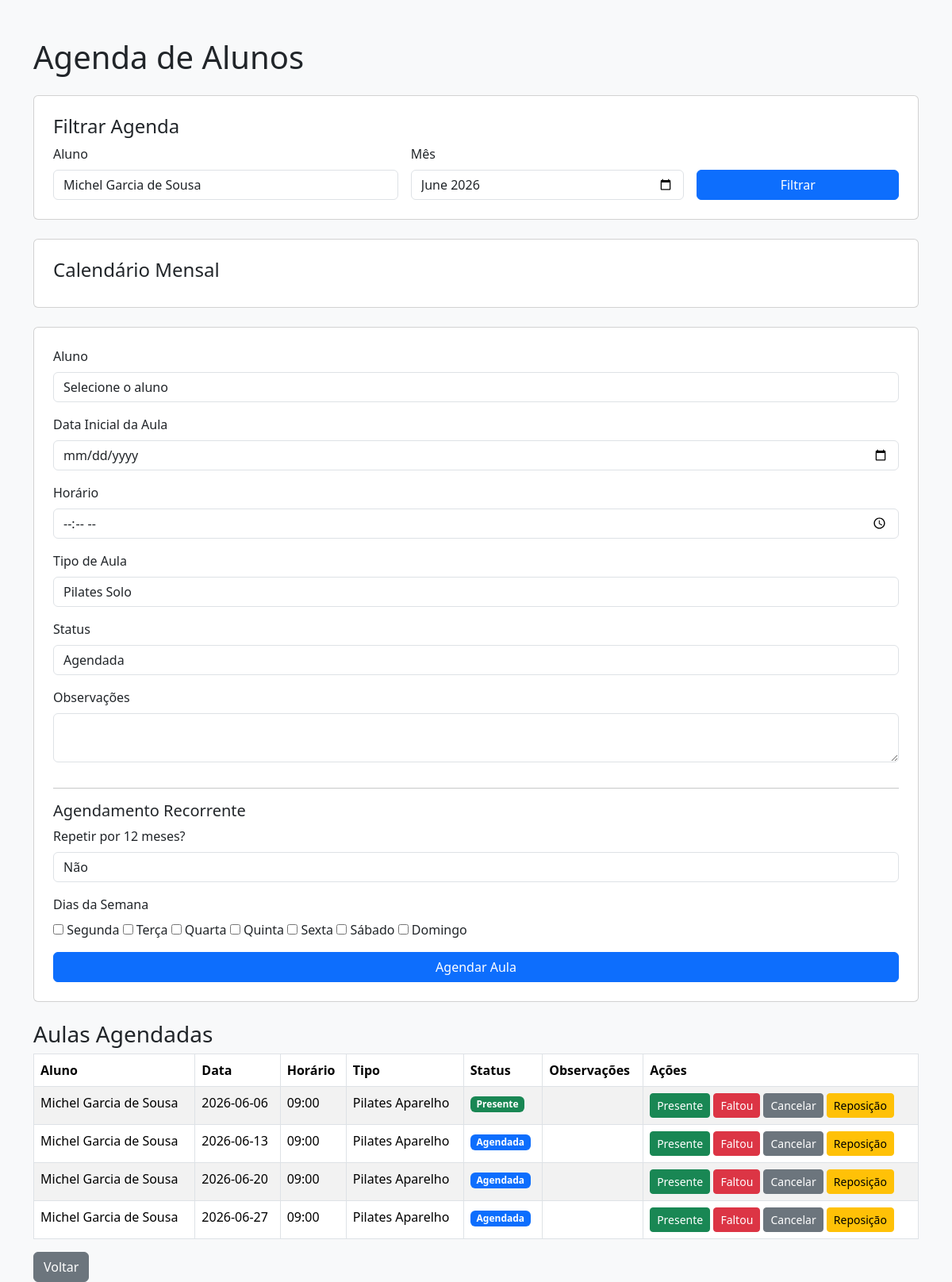
Page /agenda?aluno_id=1 (signed in) on the committed database.
### tables this page shows
CREATE TABLE agenda(
            id INTEGER PRIMARY KEY AUTOINCREMENT,
            aluno_id INTEGER NOT NULL,
            data_aula TEXT NOT NULL, 
            horario TEXT NOT NULL,
            tipo_aula TEXT,
            status TEXT DEFAULT 'Agendada',
            observacoes TEXT,
            FOREIGN KEY (aluno_id) REFERENCES alunos(id)
        );

CREATE TABLE alunos (
                id INTEGER PRIMARY KEY AUTOINCREMENT,
                nome TEXT NOT NULL,
                endereco TEXT, 
                telefone TEXT,
                email TEXT, 
                data_nascimento TEXT,
                observacoes TEXT
            , tipo_plano TEXT, aulas_semana TEXT, dias_horarios TEXT, valor_mensal REAL, dia_vencimento INTEGER, data_inicio TEXT, assinatura TEXT);

### app.py (the view)
@app.route("/agenda")
def agenda():
    if "usuario" not in session:
        return redirect("/")
    aluno_filtro = request.args.get("aluno_id", "")
    mes_filtro = request.args.get("mes", datetime.now().strftime("%Y-%m"))
    conexao = conectar()
    cursor = conexao.cursor()
    cursor.execute("SELECT id, nome FROM alunos ORDER BY nome")
    alunos = cursor.fetchall()
    sql = """
        SELECT agenda.id, alunos.nome, agenda.data_aula, agenda.horario,
               agenda.tipo_aula, agenda.status, agenda.observacoes
        FROM agenda
        JOIN alunos ON alunos.id = agenda.aluno_id
        WHERE agenda.data_aula LIKE ?
    """
    parametros = [mes_filtro + "%"]
    if aluno_filtro:
        sql += " AND agenda.aluno_id = ?"
        parametros.append(aluno_filtro)
    sql += " ORDER BY agenda.data_aula, agenda.horario"
    cursor.execute(sql, parametros)
    aulas = cursor.fetchall()
    eventos_calendario = []
    for aula in aulas:
        eventos_calendario.append({
            "title": f"{aula[1]} - {aula[3]}",
            "start": aula[2],
            "status": aula[5]
        })
    conexao.close()
    return render_template(
        "agenda.html",
        alunos=alunos,
        aulas=aulas,
        eventos_calendario=eventos_calendario,
        aluno_filtro=aluno_filtro,
        mes_filtro=mes_filtro
    )

### app.py (called while the page is built)
def conectar():
    return sqlite3.connect("banco.db")

### templates/agenda.html (shortened to what this page needs)
<!DOCTYPE html>
<html lang="pt-br">
<head>
    <link href="https://cdn.jsdelivr.net/npm/bootstrap@5.3.3/dist/css/bootstrap.min.css" rel="stylesheet">
</head>
<body class="bg-light">
<div class="container mt-5">
    <h1 class="mb-4">Agenda de Alunos</h1>
    <div class="card p-4 mb-4">
        <h4>Filtrar Agenda</h4>
        <form method="GET" action="/agenda" class="row g-3">
            <div class="col-md-5">
                <label class="form-label">Aluno</label>
                <select name="aluno_id" class="form-control">
                    {% for aluno in alunos %}
                        <option value="{{ aluno[0] }}"
                            {% if aluno_filtro and aluno_filtro|int == aluno[0] %}
                                selected
                            {% endif %}
                        >
                            {{ aluno[1] }}
                        </option>
                    {% endfor %}
                </select>
            </div>
            <div class="col-md-4">
                <label class="form-label">Mês</label>
                <input type="month" name="mes" class="form-control" value="{{ mes_filtro }}">
            </div>
            <div class="col-md-3 d-flex align-items-end">
                <button type="submit" class="btn btn-primary w-100">Filtrar</button>
            </div>
        </form>
    </div>
    <div class="card p-4 mb-4">
        <h4>Calendário Mensal</h4>
    </div>
    <form action="/cadastrar_aula" method="POST" class="card p-4 mb-4">
        <div class="mb-3">
            <label class="form-label">Aluno</label>
            <select name="aluno_id" class="form-control" required>
                <option value="">Selecione o aluno</option>
            </select>
        </div>
        <div class="mb-3">
            <label class="form-label">Data Inicial da Aula</label>
            <input type="date" name="data_aula" class="form-control" required>
        </div>
        <div class="mb-3">
            <label class="form-label">Horário</label>
            <input type="time" name="horario" class="form-control" required>
        </div>
        <div class="mb-3">
            <label class="form-label">Tipo de Aula</label>
            <select name="tipo_aula" class="form-control">
                <option value="Pilates Solo">Pilates Solo</option>
            </select>
        </div>
        <div class="mb-3">
            <label class="form-label">Status</label>
            <select name="status" class="form-control">
                <option value="Agendada">Agendada</option>
            </select>
        </div>
        <div class="mb-3">
            <label class="form-label">Observações</label>
            <textarea name="observacoes" class="form-control"></textarea>
        </div>
        <hr>
        <h5>Agendamento Recorrente</h5>
        <div class="mb-3">
            <label class="form-label">Repetir por 12 meses?</label>
            <select name="recorrente" class="form-control">
                <option value="nao">Não</option>
            </select>
        </div>
        <div class="mb-3">
            <label class="form-label">Dias da Semana</label><br>
            <input type="checkbox" name="dias_semana" value="0"> Segunda
            <input type="checkbox" name="dias_semana" value="1"> Terça
            <input type="checkbox" name="dias_semana" value="2"> Quarta
            <input type="checkbox" name="dias_semana" value="3"> Quinta
            <input type="checkbox" name="dias_semana" value="4"> Sexta
            <input type="checkbox" name="dias_semana" value="5"> Sábado
            <input type="checkbox" name="dias_semana" value="6"> Domingo
        </div>
        <button type="submit" class="btn btn-primary">Agendar Aula</button>
    </form>
    <h3>Aulas Agendadas</h3>
    <div class="table-responsive">
        <table class="table table-bordered table-striped bg-white">
            <thead>
                <tr>
                    <th>Aluno</th>
                    <th>Data</th>
                    <th>Horário</th>
                    <th>Tipo</th>
                    <th>Status</th>
                    <th>Observações</th>
                    <th>Ações</th>
                </tr>
            </thead>
            <tbody>
                {% for aula in aulas %}
                <tr>
                    <td>{{ aula[1] }}</td>
                    <td>{{ aula[2] }}</td>
                    <td>{{ aula[3] }}</td>
                    <td>{{ aula[4] }}</td>
                    <td>
                        {% if aula[5] == "Presente" %}
                            <span class="badge bg-success">Presente</span>
                        {% elif aula[5] == "Faltou" %}
                            <span class="badge bg-danger">Faltou</span>
                        {% elif aula[5] == "Cancelada" %}
                            <span class="badge bg-secondary">Cancelada</span>
                        {% elif aula[5] == "Reposição" %}
                            <span class="badge bg-warning text-dark">Reposição</span>
                        {% else %}
                            <span class="badge bg-primary">Agendada</span>
                        {% endif %}
                    </td>
                    <td>{{ aula[6] }}</td>
                    <td>
                        <a href="/atualizar_presenca/{{ aula[0] }}/Presente" class="btn btn-success btn-sm">Presente</a>
                        <a href="/atualizar_presenca/{{ aula[0] }}/Faltou" class="btn btn-danger btn-sm">Faltou</a>
                        <a href="/atualizar_presenca/{{ aula[0] }}/Cancelada" class="btn btn-secondary btn-sm">Cancelar</a>
                        <a href="/atualizar_presenca/{{ aula[0] }}/Reposição" class="btn btn-warning btn-sm">Reposição</a>
                    </td>
                </tr>
                {% endfor %}
            </tbody>
        </table>
    </div>
    <a href="/dashboard" class="btn btn-secondary">Voltar</a>
</div>
</body>
</html>

### rows in the picture
agenda: nome "Michel Garcia de Sousa", data_aula "2026-06-06", horario "09:00", tipo_aula "Pilates Aparelho", status "Presente"
agenda: nome "Michel Garcia de Sousa", data_aula "2026-06-13", horario "09:00", tipo_aula "Pilates Aparelho", status "Agendada"
agenda: nome "Michel Garcia de Sousa", data_aula "2026-06-20", horario "09:00", tipo_aula "Pilates Aparelho", status "Agendada"
agenda: nome "Michel Garcia de Sousa", data_aula "2026-06-27", horario "09:00", tipo_aula "Pilates Aparelho", status "Agendada"

### other values in the picture
form field aluno_id "Michel Garcia de Sousa"
